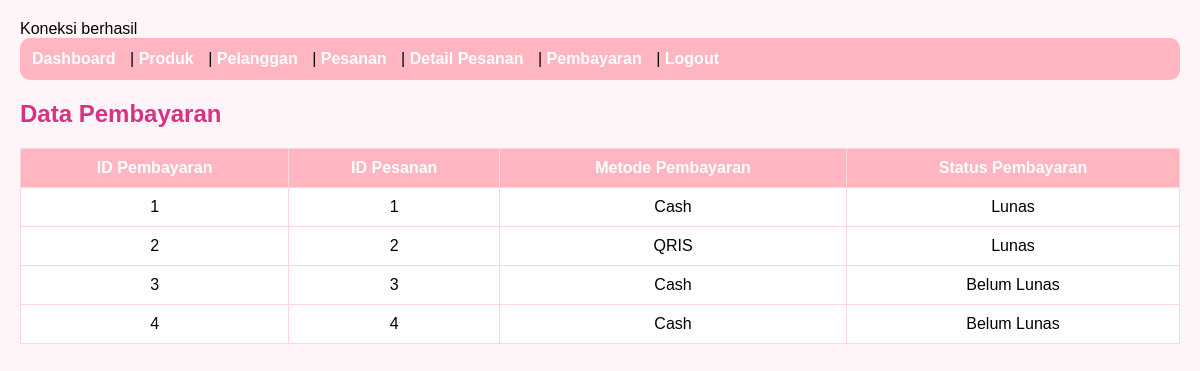
Screenshot of /flower_shop/pembayaran.php (signed in) with the database file from the repository.
### tables this page shows
CREATE TABLE `pembayaran` (
  `id_pembayaran` int NOT NULL,
  `id_pesanan` int DEFAULT NULL,
  `metode_pembayaran` varchar(50) DEFAULT NULL,
  `status_pembayaran` varchar(50) DEFAULT NULL
);

### flower_shop/pembayaran.php (the view, shortened to what this page needs)
<?php
include "koneksi.php";
$query = mysqli_query($conn, "SELECT * FROM pembayaran");
?>
<!DOCTYPE html>
<html>
<head>
</head>
<body>
<div class="menu">
<a href="dashboard.php">Dashboard</a> |
<a href="index.php">Produk</a> |
<a href="pelanggan.php">Pelanggan</a> |
<a href="pesanan.php">Pesanan</a> |
<a href="detail_pesanan.php">Detail Pesanan</a> |
<a href="pembayaran.php">Pembayaran</a> |
<a href="logout.php">Logout</a>
</div>
<h2> Data Pembayaran </h2>
<table>
    <tr>
        <th>ID Pembayaran</th>
        <th>ID Pesanan</th>
        <th>Metode Pembayaran</th>
        <th>Status Pembayaran</th>
    </tr>
    <?php while($data = mysqli_fetch_assoc($query)) { ?>
    <tr>
        <td><?= $data['id_pembayaran']; ?></td>
        <td><?= $data['id_pesanan']; ?></td>
        <td><?= $data['metode_pembayaran']; ?></td>
        <td><?= $data['status_pembayaran']; ?></td>
    </tr>
    <?php } ?>
</table>
</body>
</html>

### flower_shop/pembayaran.php (style rules this page uses)
body { font-family: Arial, sans-serif; margin: 20px; background-color: #fff5f8; }
.menu { background-color: #ffb6c1; padding: 12px; border-radius: 10px; margin-bottom: 20px; }
.menu a { text-decoration: none; color: white; font-weight: bold; margin-right: 10px; }
table { width: 100%; border-collapse: collapse; background-color: white; }
th { background-color: #ffb6c1; color: white; }
th, td { border: 1px solid #ffd6df; padding: 10px; text-align: center; }
h2 { color: #d63384; }

### rows the page displays
pembayaran: id_pembayaran "1", id_pesanan "1", metode_pembayaran "Cash", status_pembayaran "Lunas"
pembayaran: id_pembayaran "2", id_pesanan "2", metode_pembayaran "QRIS", status_pembayaran "Lunas"
pembayaran: id_pembayaran "3", id_pesanan "3", metode_pembayaran "Cash", status_pembayaran "Belum Lunas"
pembayaran: id_pembayaran "4", id_pesanan "4", metode_pembayaran "Cash", status_pembayaran "Belum Lunas"
